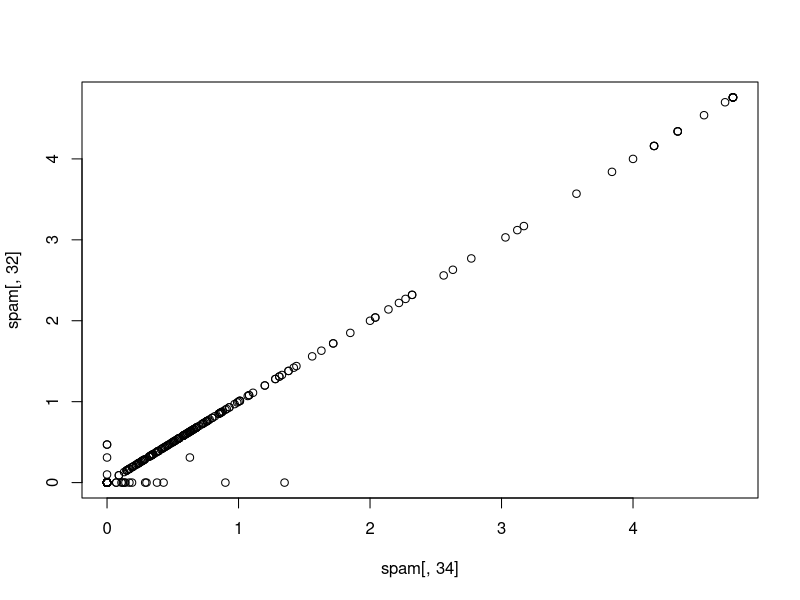
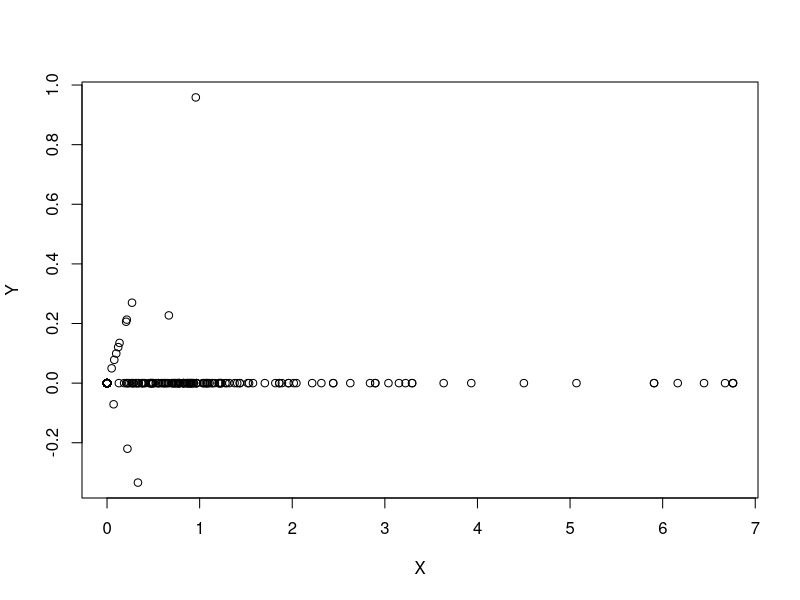

R code for these plots, in order: (Note: this script raises an error after producing the figures.)

library(caret); library(kernlab); data(spam)
inTrain <- createDataPartition(y=spam$type,
                               p=0.75, list=FALSE)
training <- spam[inTrain,]
testing <- spam[-inTrain,]

M <- abs(cor(training[,-58]))
diag(M) <- 0 #cor on diagonal is always 1, so make it 0
which(M > 0.8, arr.ind=TRUE)
names(spam)[c(34,32)]
plot(spam[,34],spam[,32])


##Basic PCA idea
# We might not need every predictor
# A weighted combination of predictors might be better
# We should pick this combination to capture the "most information" possible
# Benefits
#   Reduced number of predictors
#   Reduced noise (due to averaging)


X <- 0.71*training$num415 + 0.71*training$num857
Y <- 0.71*training$num415 - 0.71*training$num857
plot(X,Y)


## Preprocessing with PCA

preProc <- preProcess(log10(training[,-58]+1),method="pca",pcaComp=2) 
#<- log is useful against outliers and skewed data

trainPC <- predict(preProc,log10(training[,-58]+1))
modelFit <- train(training$type ~ .,method="glm",data=trainPC) #doesn't work
modelFit <- train(x = trainPC, y = training$type,method="glm") # works
modelFit

#predicting
testPC <- predict(preProc,log10(testing[,-58]+1)) #preProc is made from training (!)
confusionMatrix(testing$type,predict(modelFit,testPC))

# Alternative - pca is inside train func directly

modelFit <- train(type ~ ., method="glm", preProcess="pca", data=training)
modelFit
confusionMatrix(testing$type,predict(modelFit,testing))
